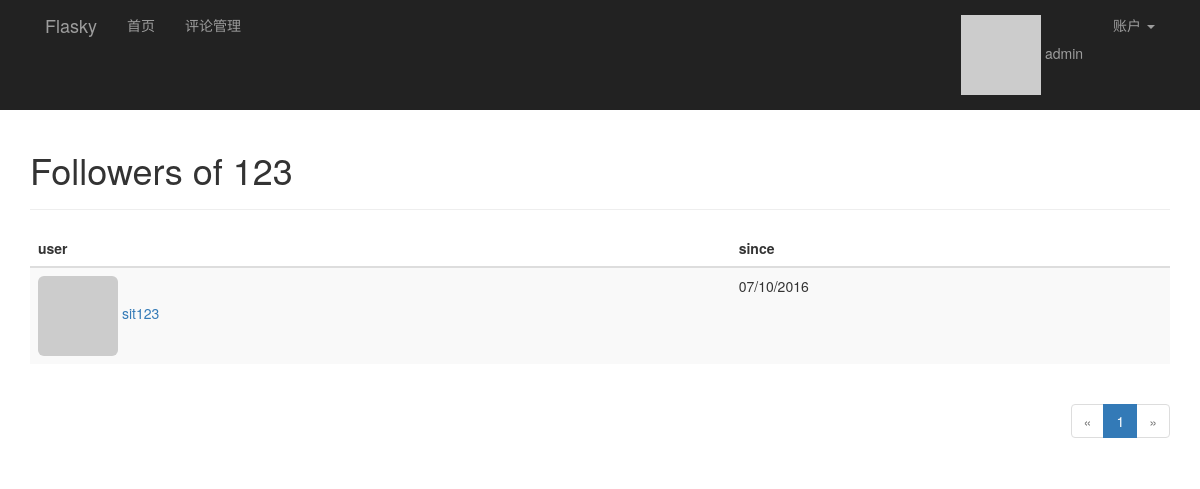
Page /followers/123 (signed in) on the committed database.
### app/models.py (models this page shows, shortened)
class User(UserMixin, db.Model):
    __tablename__ = 'users'
    id = db.Column(db.Integer, primary_key=True)
    email = db.Column(db.String(64), unique=True, index=True)
    username = db.Column(db.String(64), unique=True, index=True)
    password_hash = db.Column(db.String(128))
    confirmed = db.Column(db.Boolean, default=False)
    role_id = db.Column(db.Integer, db.ForeignKey('roles.id'))
    name = db.Column(db.String(64))
    location = db.Column(db.String(64))
    about_me = db.Column(db.TEXT())
    member_since = db.Column(db.DateTime(), default=datetime.utcnow)
    last_seen = db.Column(db.DateTime(), default=datetime.utcnow)
    avatar_hash = db.Column(db.String(32))
    ''' 查询用户写的文章,SQL:
    SELECT
        posts.id AS posts_id,
        posts.body AS posts_body,
        posts.body_html AS posts_body_html,
        posts.timestamp AS posts_timestamp,
        posts.author_id AS posts_author_id
    FROM
        posts
    WHERE
        posts.author_id = 2
    '''
    posts = db.relationship('Post', backref='author', lazy='dynamic')
    """follower_id表示关注者， followed_id表示被关注者
        查询被关注者，select * from follows  LEFT JOIN users on follower_id = id where follower_id=2
    SELECT
        follows.follower_id AS follows_follower_id,
        follows.followed_id AS follows_followed_id,
        follows.timestamp AS follows_timestamp,
        users_1.id AS users_1_id,
        users_1.email AS users_1_email,
        users_1.username AS users_1_username,
        users_1.password_hash AS users_1_password_hash,
        users_1.confirmed AS users_1_confirmed,
        users_1.role_id AS users_1_role_id,
        users_1.name AS users_1_name,
        users_1.location AS users_1_location,
        users_1.about_me AS users_1_about_me,
        users_1.member_since AS users_1_member_since,
        users_1.last_seen AS users_1_last_seen,
        users_1.avatar_hash AS users_1_avatar_hash,
        users_2.id AS users_2_id,
        users_2.email AS users_2_email,
        users_2.username AS users_2_username,
        users_2.password_hash AS users_2_password_hash,
        users_2.confirmed AS users_2_confirmed,
        users_2.role_id AS users_2_role_id,
        users_2.name AS users_2_name,
        users_2.location AS users_2_location,
        users_2.about_me AS users_2_about_me,
        users_2.member_since AS users_2_member_since,
        users_2.last_seen AS users_2_last_seen,
        users_2.avatar_hash AS users_2_avatar_hash
    FROM
        follows
    LEFT OUTER JOIN users AS users_1 ON users_1.id = follows.follower_id
    LEFT OUTER JOIN users AS users_2 ON users_2.id = follows.followed_id
    WHERE
        follows.follower_id = 2;
    """
    followed = db.relationship('Follow', foreign_keys=[Follow.follower_id],
                               backref=db.backref('follower', lazy='joined'),
                               lazy='dynamic',
                               cascade='all, delete-orphan')
    """ 查询关注者， select * from follows  LEFT JOIN users on followed_id = id where followed_id=3
        users_1：关注者表
        users_2：被关注者表
    SELECT
        follows.follower_id AS follows_follower_id,
        follows.followed_id AS follows_followed_id,
        follows.timestamp AS follows_timestamp,
        users_1.id AS users_1_id,
        users_1.email AS users_1_email,
        users_1.username AS users_1_username,
        users_1.password_hash AS users_1_password_hash,
        users_1.confirmed AS users_1_confirmed,
        users_1.role_id AS users_1_role_id,
        users_1.name AS users_1_name,
        users_1.location AS users_1_location,
        users_1.about_me AS users_1_about_me,
        users_1.member_since AS users_1_member_since,
        users_1.last_seen AS users_1_last_seen,
        users_1.avatar_hash AS users_1_avatar_hash,
        users_2.id AS users_2_id,
        users_2.email AS users_2_email,
        users_2.username AS users_2_username,
        users_2.password_hash AS users_2_password_hash,
        users_2.confirmed AS users_2_confirmed,
        users_2.role_id AS users_2_role_id,
        users_2.name AS users_2_name,
        users_2.location AS users_2_location,
        users_2.about_me AS users_2_about_me,
        users_2.member_since AS users_2_member_since,
        users_2.last_seen AS users_2_last_seen,
        users_2.avatar_hash AS users_2_avatar_hash
    FROM
        follows
    LEFT OUTER JOIN users AS users_1 ON users_1.id = follows.follower_id
    LEFT OUTER JOIN users AS users_2 ON users_2.id = follows.followed_id
    WHERE
        follows.followed_id = 7;
    """
    followers = db.relationship('Follow', foreign_keys=[Follow.followed_id],
                                backref=db.backref('followed', lazy='joined'),
                                lazy='dynamic',
                                cascade='all, delete-orphan')
    comments = db.relationship('Comment', backref='author', lazy='dynamic')
    @property
    def password(self):
        raise AttributeError('password is not a readable attribute')
    def ping(self):
        self.last_seen = datetime.utcnow()
        db.session.add(self)
    def gravatar(self, size=100, default='identicon', rating='g'):
        if request.is_secure:
            url = 'https://secure.gravatar.com/avatar'
        else:
            url = 'http://s.gravatar.com/avatar'
        email_hash = self.avatar_hash or hashlib.md5(self.email.encode('utf-8')).hexdigest()
        return '{url}/{hash}?s={size}&d={default}&r={rating}'.format(
            url=url, hash=email_hash, size=size, default=default, rating=rating)
    def can(self, permissions):
        return self.role is not None and (self.role.permissions & permissions) == permissions

class Follow(db.Model):
    __tablename__ = 'follows'
    follower_id = db.Column(db.Integer, db.ForeignKey('users.id'),
                            primary_key=True)
    followed_id = db.Column(db.Integer, db.ForeignKey('users.id'),
                            primary_key=True)
    timestamp = db.Column(db.DateTime, default=datetime.utcnow)

### app/main/views.py (the view)
@main.route('/followers/<username>')
def followers(username):
    user = User.query.filter_by(username=username).first()
    if user is None:
        flash('Invalid user.')
        return redirect(url_for('.index'))
    page = request.args.get('page', 1, type=int)
    pagination = user.followers.paginate(page, per_page=current_app.config['FLASK_USER_PAGE'], error_out=False)
    follows = [{'user': item.follower, 'timestamp': item.timestamp} for item in pagination.items]
    return render_template('followers.html', user=user, title="Followers of", endpoint='.followers',
                           pagination=pagination, follows=follows)

### app/auth/views.py (called while the page is built)
@auth.before_app_request
def before_request():
    if current_user.is_authenticated:
        current_user.ping()
        if not current_user.confirmed \
                and request.endpoint[:5] != 'auth.' \
                and request.endpoint != 'static':
            return redirect(url_for('auth.unconfirmed'))

### app/main/__init__.py (called while the page is built)
@main.app_context_processor
def inject_permissions():
    return dict(Permission=Permission)

### app/models.py (called while the page is built)
@login_manager.user_loader
def load_user(user_id):
    return User.query.get(int(user_id))

### app/templates/followers.html (shortened to what this page needs)
{% extends "base.html" %}
{% import "_marcros.html" as macros %}
{% block page_content %}
<div class="page-header">
    <h1>{{ title }} {{ user.username }}</h1>
</div>
<table class="table table-striped">
    <thead>
    <tr>
        <th>user</th>
        <th>since</th>
    </tr>
    </thead>
    {% for follow in follows %}
    {% if follow.user != user %}
    <tr>
        <td>
            <a href="{{ url_for('.user', username = follow.user.username) }}">
                <img class="img-rounded" src="{{ follow.user.gravatar(size=32) }}">
                {{ follow.user.username }}
            </a></td>
        <td>{{ moment(follow.timestamp).format('L') }}</td>
    </tr>
    {% endif %}
    {% endfor %}
</table>
<div class="pagination">
    {{ macros.pagination_widget(pagination, endpoint, username = user.username) }}
</div>
{% endblock %}

### app/templates/base.html (shortened to what this page needs)
{% extends "bootstrap/base.html" %}
{% block head %}
{{ super() }}
<link rel="stylesheet" type="text/css" href="{{ url_for('static', filename='styles.css') }}">
{% endblock %}
{% block navbar %}
<div class="nvrbar navbar-inverse" role="navigation" >
    <div class="container">
        <div class="navbar-header">
            <a class="navbar-brand" href="{{ url_for('main.index') }}">Flasky</a>
        </div>
        <div class="navbar-collapse collpase">
            <ul class="nav  navbar-nav">
                <li><a href="{{ url_for('main.index') }}">首页</a></li>
                {% if current_user.can(Permission.MODERATE_COMMENTS) %}
                <li><a href="{{ url_for('main.moderate') }}">评论管理</a></li>
                {% endif %}
            </ul>
            <ul class="nav navbar-nav navbar-right">
                {% if current_user.is_authenticated %}
                <li>
                    <a href="{{ url_for('main.user', username=current_user.username) }}">
                        <img src="{{ current_user.gravatar(size=18) }}">
                        {{ current_user.username }}</a>
                </li>
                <li class="dropdown">
                    <a href="#" class="dropdown-toggle" data-toggle="dropdown">账户 <b class="caret"></b></a>
                </li>
                {% else %}
                <li><a href="{{ url_for('auth.register') }}">注册</a></li>
                <li><a href="{{ url_for('auth.login_username') }}">登录</a> </li>
                {% endif %}
            </ul>
        </div>
     </div>
</div>
{% endblock %}
{% block content %}
<div class="container">
    {% block page_content %}{% endblock %}
</div>
{% endblock %}

### app/static/styles.css (style rules this page uses)
div.pagination { width: 100%; text-align: right; padding: 0px; margin: 0px; }

### rows in the picture
User: username "admin"
User: username "123"
User: user.username "sit123"
Follow: timestamp "07/10/2016"

### other values in the picture
{{ title }} "Followers of"
{{ p }} "1"
